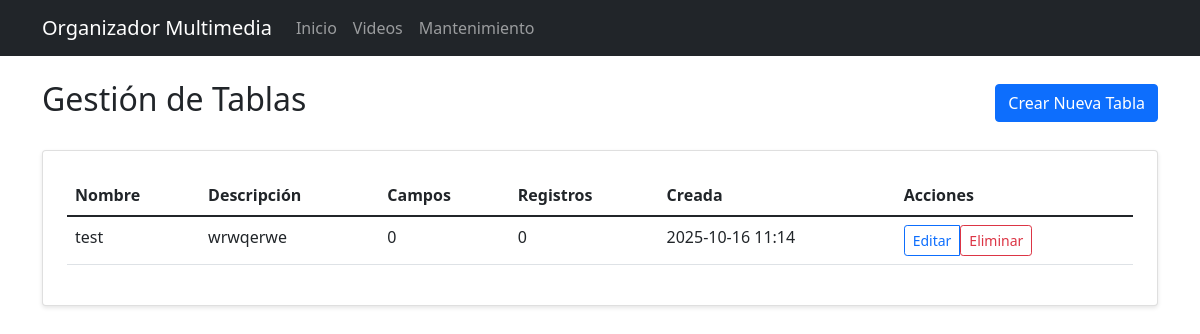
Before: /tables/ with the older database file.
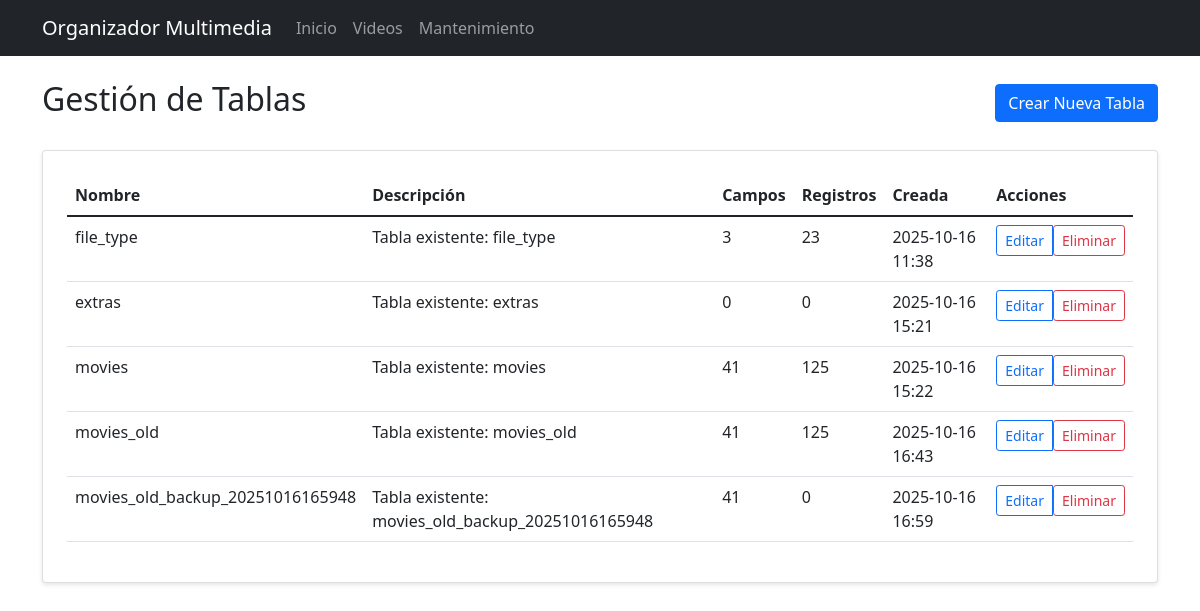
After: the same page with the newer database file.
### app/models/database.py (models this page shows, shortened)
class DynamicTable(db.Model):
    id = db.Column(db.Integer, primary_key=True)
    name = db.Column(db.String(50), unique=True, nullable=False)
    description = db.Column(db.String(200))
    created_at = db.Column(db.DateTime, default=datetime.utcnow)
    fields = db.relationship('TableField', backref='table', lazy=True, cascade='all, delete-orphan')

### app/routes/tables.py (the view)
@bp.route('/')
def index():
    tables = DynamicTable.query.all()
    inspector = inspect(db.engine)
    existing_tables = inspector.get_table_names()
    for table in tables:
        if table.name in existing_tables:
            result = db.session.execute(text(f'SELECT COUNT(*) FROM {table.name}')).scalar()
            table.record_count = result
        else:
            table.record_count = 0
    return render_template('tables/index.html', tables=tables)

### app/templates/tables/index.html (shortened to what this page needs)
{% extends "base.html" %}
{% block content %}
<div class="row">
    <div class="col-md-12">
        <div class="d-flex justify-content-between align-items-center mb-4">
            <h2>Gestión de Tablas</h2>
            <a href="{{ url_for('tables.create_table') }}" class="btn btn-primary">
                Crear Nueva Tabla
            </a>
        </div>
        {% if tables %}
            <div class="card">
                <div class="card-body">
                    <div class="table-responsive">
                        <table class="table">
                            <thead>
                                <tr>
                                    <th>Nombre</th>
                                    <th>Descripción</th>
                                    <th>Campos</th>
                                    <th>Registros</th>
                                    <th>Creada</th>
                                    <th>Acciones</th>
                                </tr>
                            </thead>
                            <tbody>
                                {% for table in tables %}
                                <tr>
                                    <td>{{ table.name }}</td>
                                    <td>{{ table.description or '' }}</td>
                                    <td>{{ table.fields|length }}</td>
                                    <td>{{ table.record_count }}</td>
                                    <td>{{ table.created_at.strftime('%Y-%m-%d %H:%M') }}</td>
                                    <td>
                                        <div class="btn-group" role="group">
                                            <a href="{{ url_for('tables.edit_table', table_id=table.id) }}"
                                               class="btn btn-sm btn-outline-primary">
                                                Editar
                                            </a>
                                            <form action="{{ url_for('tables.delete_table', table_id=table.id) }}"
                                                  method="POST"
                                                  style="display: inline;"
                                                  onsubmit="return confirm('¿Estás seguro de que quieres eliminar esta tabla?');">
                                                <button type="submit" class="btn btn-sm btn-outline-danger">
                                                    Eliminar
                                                </button>
                                            </form>
                                        </div>
                                    </td>
                                </tr>
                                {% endfor %}
                            </tbody>
                        </table>
                    </div>
                </div>
            </div>
        {% else %}
            <div class="alert alert-info">
                No hay tablas creadas. ¡Crea una nueva tabla para empezar!
            </div>
        {% endif %}
    </div>
</div>
{% endblock %}

### app/templates/base.html (shortened to what this page needs)
<!DOCTYPE html>
<html lang="es">
<head>
    <link href="https://cdn.jsdelivr.net/npm/bootstrap@5.1.3/dist/css/bootstrap.min.css" rel="stylesheet">
    <link href="https://cdn.jsdelivr.net/npm/bootstrap-icons@1.7.2/font/bootstrap-icons.css" rel="stylesheet">
    <link href="{{ url_for('static', filename='css/style.css') }}" rel="stylesheet">
</head>
<body>
    <nav class="navbar navbar-expand-lg navbar-dark bg-dark">
        <div class="container">
            <a class="navbar-brand" href="{{ url_for('main.index') }}">Organizador Multimedia</a>
            <div class="collapse navbar-collapse" id="navbarNav">
                <ul class="navbar-nav">
                    <li class="nav-item">
                        <a class="nav-link" href="{{ url_for('main.index') }}">Inicio</a>
                    </li>
                    <li class="nav-item">
                        <a class="nav-link" href="{{ url_for('videos.index') }}">Videos</a>
                    </li>
                    <li class="nav-item">
                        <a class="nav-link" href="{{ url_for('maintenance.index') }}">Mantenimiento</a>
                    </li>
                </ul>
            </div>
        </div>
    </nav>
    <main class="container mt-4">
        {% block content %}{% endblock %}
    </main>
</body>
</html>

### app/static/css/style.css (style rules this page uses)
.card { box-shadow: 0 2px 4px rgba(0,0,0,0.1); }
.card-body { padding: 1.5rem; }

Changed rows visible on the page:
removed DynamicTable: name "test", description "wrwqerwe", fields|length "0", record_count "0", created_at "2025-10-16 11:14"
added DynamicTable: name "file_type", description "Tabla existente: file_type", fields|length "3", record_count "23", created_at "2025-10-16 11:38"
added DynamicTable: name "extras", description "Tabla existente: extras", fields|length "0", record_count "0", created_at "2025-10-16 15:21"
added DynamicTable: name "movies", description "Tabla existente: movies", fields|length "41", record_count "125", created_at "2025-10-16 15:22"
added DynamicTable: name "movies_old", description "Tabla existente: movies_old", fields|length "41", record_count "125", created_at "2025-10-16 16:43"
added DynamicTable: name "movies_old_backup_20251016165948", description "Tabla existente: movies_old_backup_20251016165948", fields|length "41", record_count "0", created_at "2025-10-16 16:59"
